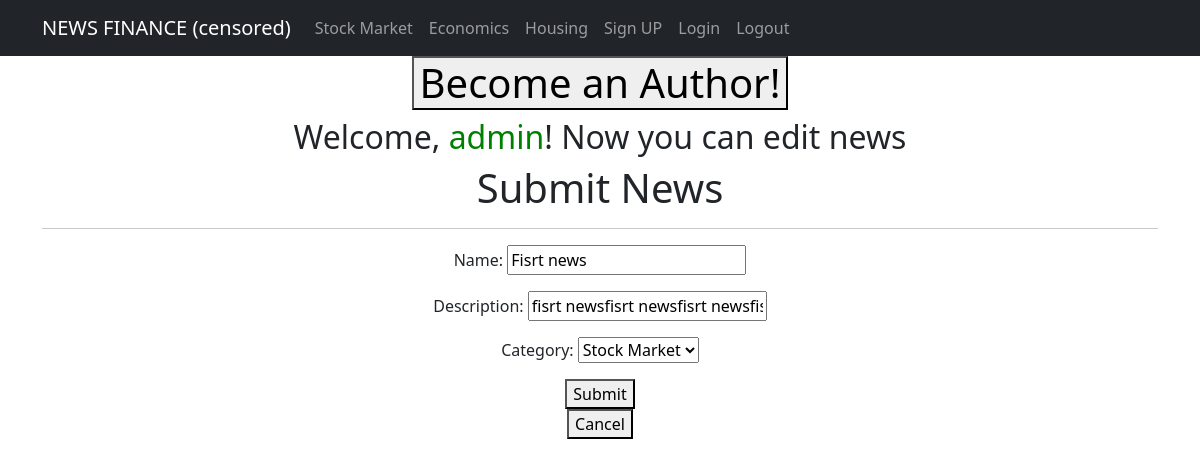
Page /news/53/edit/ (signed in) on the earlier database version.
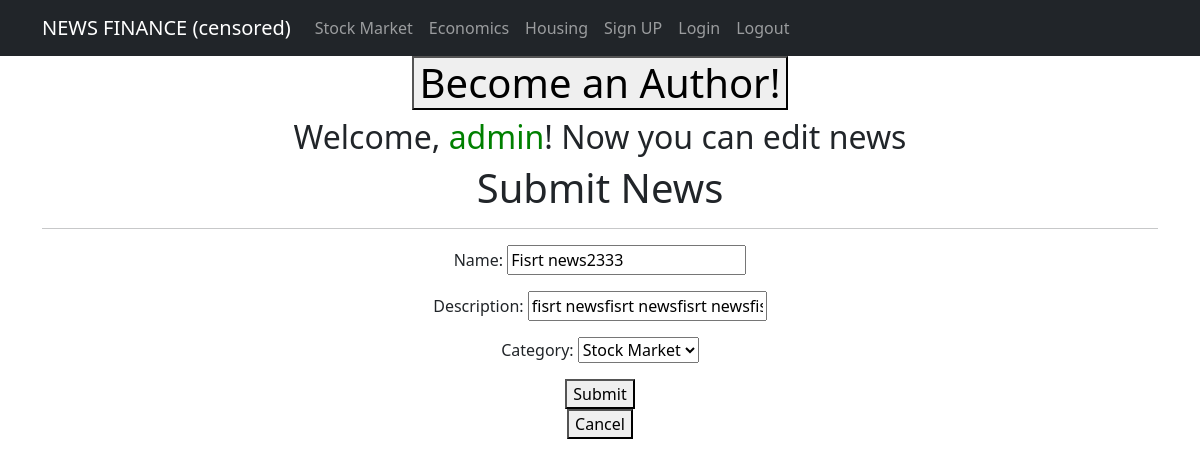
Same page on the later database version.
### app/models.py (models this page shows, shortened)
class News(models.Model):
    name = models.CharField(max_length=150, unique=True)
    description = models.TextField()
    published_date = models.DateTimeField(default=timezone.now)
    category = models.ForeignKey(to='Category', on_delete=models.CASCADE, related_name='news')
    author = models.ForeignKey(User, on_delete=models.CASCADE, default=1)
    class Meta:
        verbose_name_plural = "News"

class Category(models.Model):
    name = models.CharField(max_length=100, unique=True)
    class Meta:
        verbose_name_plural = "Categories"
    def __str__(self):
        return self.name

### app/views.py (the view)
# urls.py: path('news/<int:pk>/edit/', NewsUpdate.as_view(), name='news_form'),
class NewsUpdate(LoginRequiredMixin, PermissionRequiredMixin, UpdateView):
    permission_required = ('app.change_news',)
    form_class = NewsForm
    model = News
    template_name = 'news_form.html'
    success_url = reverse_lazy('news_list')
    login_url = '/login/'  # URL to redirect to for login
    redirect_field_name = 'next'  # Field name for redirecting back to the original page after login

### app/forms.py
class NewsForm(forms.ModelForm):
    description = forms.CharField(min_length=20)    # can be defined in clean method
    class Meta:
        model = News
        fields = [
            'name',
            'description',
            'category',
        ]
    def clean(self):
        cleaned_data = super().clean()      # call the 'clean' method of the parent class
        description = cleaned_data.get('description')
        name = cleaned_data.get('name')
        if name == description:
            raise ValidationError({"name": "Name and Description must be different!"})
        if name[0].islower():
            raise ValidationError(
                "Name must begin with Capital letter"
            )
        return cleaned_data

### templates/news_form.html (shortened to what this page needs)
{% extends 'flatpages/default.html' %}
{% block content %}
<h1>Submit News</h1>
<hr>
<form method="post">
    {{ form.as_p }}
    <button type="submit">Submit</button>
</form>
{% if object.pk %}
    <a href="{% url 'news_detail' object.pk %}">
        <button type="button">Cancel</button>
    </a>
{% else %}
    <a href="{% url 'news_list' %}">
        <button type="button">Cancel</button>
    </a>
{% endif %}
{% endblock content %}

Differences in the rows shown:
changed News "fisrt newsfisrt newsfisrt newsfisrt newsfisrt news": name "Fisrt news" → "Fisrt news2333"
